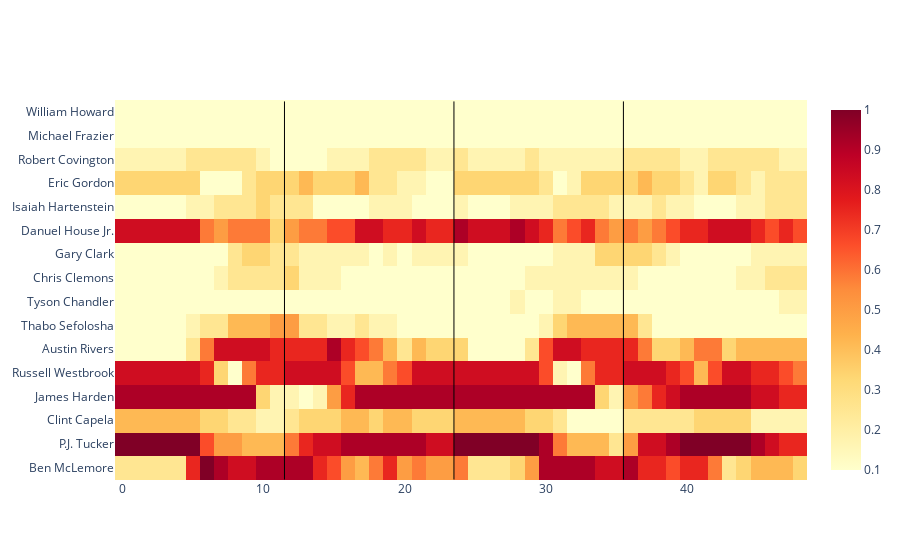

Notebook code for this chart:
### Code cell
team = 'HOU'
home_away = ''
start_date = '12/25/2019'
end_date = '10/25/2020'
inc_players = []
exc_players = []
head_tail = 'all'
record = 'W/L'
minimum = .000
maximum = 1.000

dataframe = run_filters(team, home_away, start_date, end_date, inc_players, exc_players, head_tail, record, minimum, maximum)

df = dataframe

get_substitution_patterns(df)

### Figure 1 — Plotly figure (JSON) as saved in the notebook; plotly's stock layout.template omitted (floating-point values rounded to 4 significant figures; data arrays with more than 128 entries replaced by an {"elided": "..."} marker saying what was removed)
{"data": [{"colorscale": [[0, "rgb(255,255,204)"], [0.125, "rgb(255,237,160)"], [0.25, "rgb(254,217,118)"], [0.375, "rgb(254,178,76)"], [0.5, "rgb(253,141,60)"], [0.625, "rgb(252,78,42)"], [0.75, "rgb(227,26,28)"], [0.875, "rgb(189,0,38)"], [1, "rgb(128,0,38)"]], "hoverongaps": false, "type": "heatmap", "x": [0, 1, 2, 3, 4, 5, 6, 7, 8, 9, 10, 11, 12, 13, 14, 15, 16, 17, 18, 19, 20, 21, 22, 23, 24, 25, 26, 27, 28, 29, 30, 31, 32, 33, 34, 35, 36, 37, 38, 39, 40, 41, 42, 43, 44, 45, 46, 47, 48], "y": ["Ben McLemore", "P.J. Tucker", "Clint Capela", "James Harden", "Russell Westbrook", "Austin Rivers", "Thabo Sefolosha", "Tyson Chandler", "Chris Clemons", "Gary Clark", "Danuel House Jr.", "Isaiah Hartenstein", "Eric Gordon", "Robert Covington", "Michael Frazier", "William Howard"], "z": {"elided": "16x49 float values"}, "zmax": 1, "zmin": 0.1}], "layout": {"shapes": [{"line": {"color": "Black", "width": 1}, "type": "line", "x0": 11.5, "x1": 11.5, "y0": -0.5, "y1": 15.44}, {"line": {"color": "Black", "width": 1}, "type": "line", "x0": 23.5, "x1": 23.5, "y0": -0.5, "y1": 15.44}, {"line": {"color": "Black", "width": 1}, "type": "line", "x0": 35.5, "x1": 35.5, "y0": -0.5, "y1": 15.44}]}}
